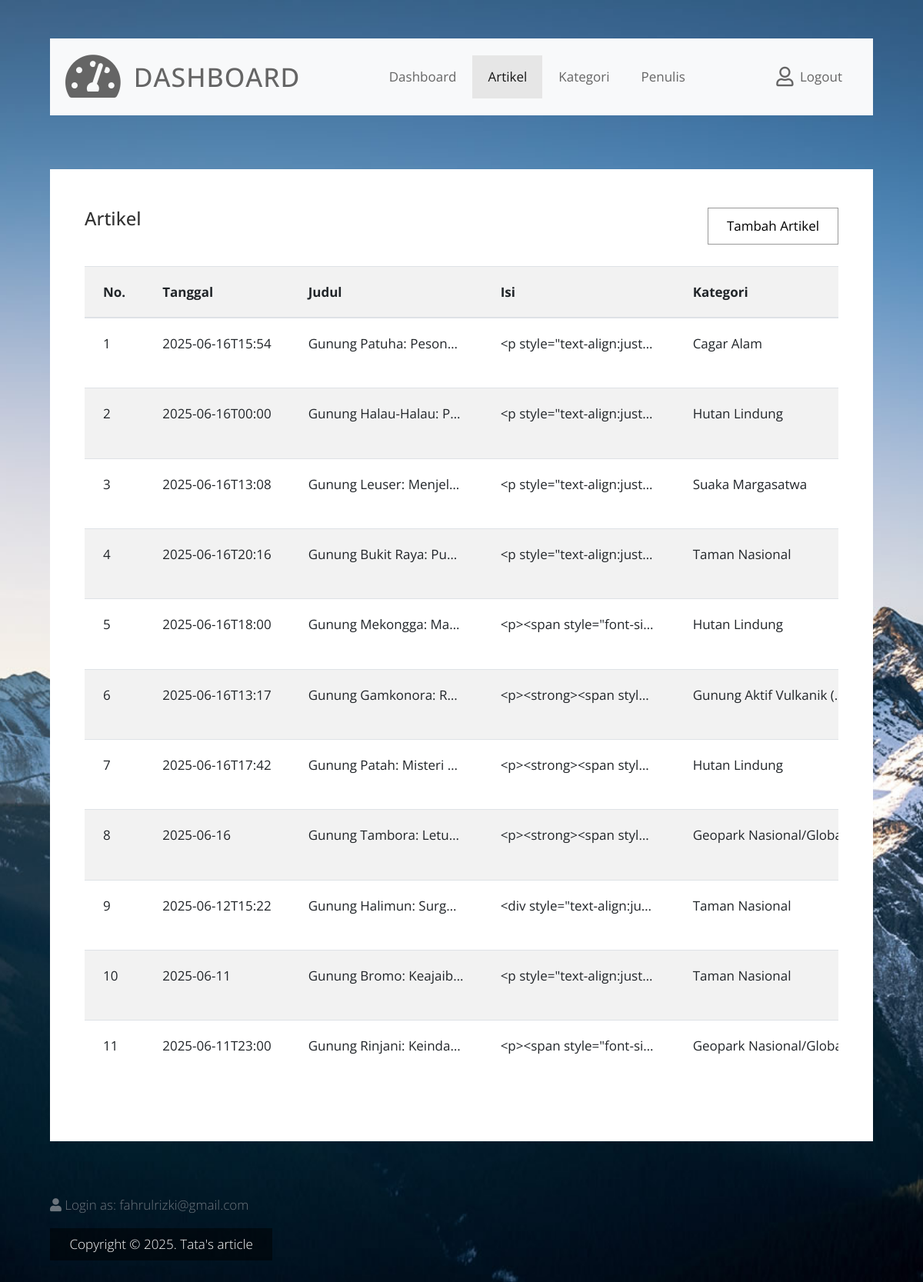
The app's page /artikel.php (signed in) with its own data.
### tables this page shows
CREATE TABLE `article` (
  `id` int(11) NOT NULL,
  `date` varchar(20) NOT NULL,
  `title` varchar(255) NOT NULL,
  `content` text NOT NULL,
  `picture` varchar(255) DEFAULT NULL
);

CREATE TABLE `category` (
  `id` int(11) NOT NULL,
  `name` varchar(100) NOT NULL,
  `description` text DEFAULT NULL
);

### artikel.php (the view, shortened to what this page needs)
<?php
$conn = new mysqli("localhost", "root", "", "db_artikel");
?>
<!DOCTYPE html>
<html lang="en">
<head>
    <link rel="stylesheet" href="css/fontawesome.min.css">
    <link rel="stylesheet" href="css/bootstrap.min.css">
    <link rel="stylesheet" href="css/tooplate.css">
</head>
<body id="reportsPage" class="bg02">
<div id="home">
    <div class="container">
        <div class="row">
            <div class="col-12">
                <nav class="navbar navbar-expand-xl navbar-light bg-light">
                    <a class="navbar-brand" href="#">
                        <i class="fas fa-3x fa-tachometer-alt tm-site-icon"></i>
                        <h1 class="tm-site-title mb-0">Dashboard</h1>
                    </a>
                    <div class="collapse navbar-collapse" id="navbarSupportedContent">
                        <ul class="navbar-nav mx-auto">
                            <li class="nav-item"><a class="nav-link" href="index.php">Dashboard</a></li>
                            <li class="nav-item active"><a class="nav-link" href="artikel.php">Artikel</a></li>
                            <li class="nav-item"><a class="nav-link" href="kategori.php">Kategori</a></li>
                            <li class="nav-item"><a class="nav-link" href="penulis.php">Penulis</a></li>
                        </ul>
                        <ul class="navbar-nav">
                            <li class="nav-item">
                                <a class="nav-link d-flex" href="logout.php">
                                    <i class="far fa-user mr-2 tm-logout-icon"></i><span>Logout</span>
                                </a>
                            </li>
                        </ul>
                    </div>
                </nav>
            </div>
        </div>
        <div class="row tm-content-row tm-mt-big">
            <div class="col-12 tm-col">
                <div class="bg-white tm-block h-100">
                    <div class="row">
                        <div class="col-md-8 col-sm-12">
                            <h2 class="tm-block-title d-inline-block">Artikel</h2>
                        </div>
                        <div class="col-md-4 col-sm-12 text-right">
                            <a href="add-artikel.php" class="btn btn-small btn-primary">Tambah Artikel</a>
                        </div>
                    </div>
                    <div class="table-responsive mt-3">
                        <table class="table table-hover table-striped tm-table-striped-even">
                            <thead>
                                <tr class="tm-bg-gray">
                                    <th>No.</th>
                                    <th>Tanggal</th>
                                    <th>Judul</th>
                                    <th>Isi</th>
                                    <th>Kategori</th>
                                </tr>
                            </thead>
                            <tbody>
                                <?php
                                $sql = "
                                    SELECT
                                        a.id, a.date, a.title, a.content, a.picture,
                                        c.name AS category_name,
                                        au.nickname AS author_name
                                    FROM article a
                                    LEFT JOIN article_category ac ON a.id = ac.article_id
                                    LEFT JOIN category c ON ac.category_id = c.id
                                    LEFT JOIN article_author aa ON a.id = aa.article_id
                                    LEFT JOIN author au ON aa.author_id = au.id
                                    ORDER BY a.id DESC";
                                $result = $conn->query($sql);
                                $no = 1;
                                while ($row = $result->fetch_assoc()):
                                ?>
                                <tr>
                                    <td><?= $no++ ?></td>
                                    <td><?= htmlspecialchars($row['date']) ?></td>
                                    <td><?= htmlspecialchars($row['title']) ?></td>
                                    <td><?= htmlspecialchars(substr($row['content'], 0, 50)) ?>...</td>
                                    <td><?= htmlspecialchars($row['category_name']) ?></td>
                                </tr>
                                <?php endwhile; ?>
                            </tbody>
                        </table>
                    </div>
                </div>
            </div>
        </div>
        <footer class="row tm-mt-small">
            <div class="col-12 font-weight-light">
                <p class="text-muted"><i class="fas fa-user"></i> Login as: <?= $_SESSION['email'] ?></p>
                <p class="d-inline-block tm-bg-black text-white py-2 px-4">
                    Copyright &copy; 2025. Tata's article
                </p>
            </div>
        </footer>
    </div>
</div>
</body>
</html>

### css/tooplate.css (style rules this page uses)
html { font-size: 17px; }
body { font-family: "Open Sans", Helvetica, Arial, sans-serif; overflow-x: hidden; }
body { background-image: url(../img/dash-bg-01.jpg); background-size: cover; background-repeat: no-repeat; background-position: center; background-attachment: fixed; padding-left: 50px; padding-right: 50px; }
.bg02 { background-image: url(../img/dash-bg-02.jpg); }
a { transition: all 0.3s ease; }
.navbar-brand { display: flex; align-items: center; }
.tm-site-icon { color: #656565; }
.tm-site-title { display: inline-block; text-transform: uppercase; font-size: 2rem; margin-left: 1rem; color: #656565; letter-spacing: 1px; }
.navbar { height: 100px; padding-left: 20px; padding-right: 20px; margin-top: 50px; }
.tm-logout-icon { font-size: 1.5em; }
.tm-bg-black { background-color: rgba(0, 0, 0, 0.5); }
.tm-mt-big { margin-top: 70px; }
.tm-mt-small { margin-top: 20px; }
.tm-block { padding: 50px 45px; }
.tm-block-title { font-size: 1.4rem; color: #333; margin-bottom: 30px; }
.navbar-light .navbar-nav .nav-link { color: #656565; }
.navbar-light .navbar-nav .nav-link, .dropdown-item { padding: 15px 20px; }
.navbar-light .navbar-nav .active > .nav-link, .navbar-light .navbar-nav .nav-link.active, .navbar-light .navbar-nav .nav-link.show, .navbar-light .navbar-nav .show > .nav-link, .navbar-light .navbar-nav a:hover { background-color: #e6e6e6; }
.nav-item { margin-right: 30px; }
.nav-item:last-child { margin-right: 0; }
.tm-content-row { justify-content: space-between; margin-left: -20px; margin-right: -20px; }
.tm-col { padding-left: 20px; padding-right: 20px; margin-bottom: 50px; }
.btn { border-radius: 0; padding: 13px 28px; transition: all 0.2s ease; max-width: 100%; }
.btn-small { padding: 10px 24px; }
.btn-primary { background-color: transparent; color: black; border-color: #999999; }
.table td, .table th { padding: 20px 24px; }
.tm-bg-gray { background-color: rgba(0, 0, 0, 0.05); }
.tm-table-striped-even.table-striped tbody tr:nth-of-type(even) { background-color: rgba(0, 0, 0, 0.05); }
.tm-table-striped-even.table-striped tbody tr:nth-of-type(odd) { background-color: white; }
footer { margin-bottom: 35px; }
@media (min-width: 1200px) { .container { max-width: 1630px; } }
@media (max-width: 1275px) and (min-width: 1200px) { .nav-item { margin-right: 15px; } }
@media (max-width: 1350px) { .nav-item { margin-right: 1px; } }

### artikel.php (style rules this page uses)
table td { vertical-align: middle; white-space: nowrap; overflow: hidden; text-overflow: ellipsis; max-width: 250px; }

### records on screen
article: date "2025-06-16T15:54", title "Gunung Patuha: Peson…", content "<p style=\"text-align:just…", category.name "Cagar Alam"
article: date "2025-06-16T00:00", title "Gunung Halau-Halau: P…", content "<p style=\"text-align:just…", category.name "Hutan Lindung"
article: date "2025-06-16T13:08", title "Gunung Leuser: Menjel…", content "<p style=\"text-align:just…", category.name "Suaka Margasatwa"
article: date "2025-06-16T20:16", title "Gunung Bukit Raya: Pu…", content "<p style=\"text-align:just…", category.name "Taman Nasional"
article: date "2025-06-16T18:00", title "Gunung Mekongga: Ma…", content "<p><span style=\"font-si…", category.name "Hutan Lindung"
article: date "2025-06-16T13:17", title "Gunung Gamkonora: R…", content "<p><strong><span styl…", category.name "Gunung Aktif Vulkanik (…"
article: date "2025-06-16T17:42", title "Gunung Patah: Misteri…", content "<p><strong><span styl…", category.name "Hutan Lindung"
article: date "2025-06-16", title "Gunung Tambora: Letu…", content "<p><strong><span styl…", category.name "Geopark…"
article: date "2025-06-12T15:22", title "Gunung Halimun: Surg…", content "<div style=\"text-align:ju…", category.name "Taman Nasional"
article: date "2025-06-11", title "Gunung Bromo: Keajaib…", content "<p style=\"text-align:just…", category.name "Taman Nasional"
article: date "2025-06-11T23:00", title "Gunung Rinjani: Keinda…", content "<p><span style=\"font-si…", category.name "Geopark…"

### other values on screen
$_SESSION['email'] "fahrulrizki@gmail.com"
